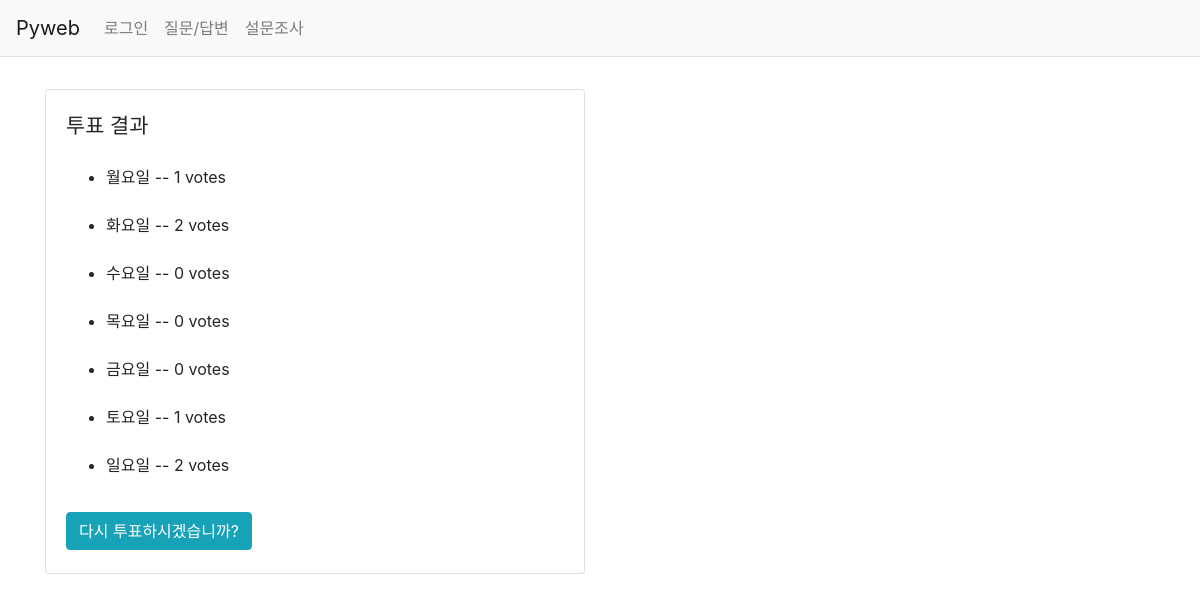
/poll/4/result/, run on the app's committed database.
### poll/models.py (models this page shows, shortened)
class Choice(models.Model):
    question = models.ForeignKey(Question, on_delete=models.CASCADE)
    choice_text = models.CharField(max_length=200)
    votes = models.IntegerField(default=0)

### poll/views.py (the view)
# urls.py: path('<int:question_id>/result/', views.result, name='result'),
def result(request, question_id):
    question = get_object_or_404(Question, pk=question_id)
    context = {'question':question}
    return render(request, 'poll/result.html', context)

### templates/poll/result.html
{% extends 'base.html' %}
{% block content %}
    <div class="container my-3">
        <div class="row">
            <div class="col-6">
                <div class="card my-3">
                    <div class="card-body">
                        <div class="card-title" style="font-size: 1.3rem">투표 결과</div>
                        <div class="card-text" style="line-height: 3rem">
                            <ul>
                                {% for choice in question.choice_set.all %}
                                <li>
                                    {{ choice.choice_text }} -- {{ choice.votes }} votes
                                </li>
                                {% endfor %}
                            </ul>
                            <a href="{% url 'poll:detail' question.id %}" class="btn btn-info">다시 투표하시겠습니까?</a>
                        </div>
                    </div>
                </div>
            </div>
        </div>
    </div>
{% endblock %}

### data on the page
Choice: choice_text "월요일", votes "1"
Choice: choice_text "화요일", votes "2"
Choice: choice_text "수요일", votes "0"
Choice: choice_text "목요일", votes "0"
Choice: choice_text "금요일", votes "0"
Choice: choice_text "토요일", votes "1"
Choice: choice_text "일요일", votes "2"
